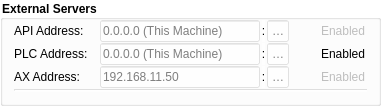
                       <widget class="QGroupBox" name="ServerGroupBox">
                        <property name="geometry">
                         <rect>
                          <x>0</x>
                          <y>200</y>
                          <width>381</width>
                          <height>101</height>
                         </rect>
                        </property>
                        <property name="font">
                         <font>
                          <weight>75</weight>
                          <bold>true</bold>
                         </font>
                        </property>
                        <property name="styleSheet">
                         <string notr="true">background-color: rgba(255, 255, 255, 100);
border-color: rgb(255, 255, 255);</string>
                        </property>
                        <property name="title">
                         <string>External Servers</string>
                        </property>
                        <property name="flat">
                         <bool>true</bool>
                        </property>
                        <layout class="QVBoxLayout" name="verticalLayout_2">
                         <property name="spacing">
                          <number>1</number>
                         </property>
                         <property name="topMargin">
                          <number>0</number>
                         </property>
                         <item>
                          <layout class="QHBoxLayout" name="horizontalLayout_2">
                           <property name="spacing">
                            <number>2</number>
                           </property>
                           <item>
                            <widget class="QLabel" name="label_2">
                             <property name="toolTip">
                              <string>&lt;html&gt;&lt;head/&gt;&lt;body&gt;&lt;p&gt;This variable controls the host and port of the API server MasterAPP API client will connect to.&lt;/p&gt;&lt;p&gt;Default address - This machine:1000&lt;/p&gt;&lt;/body&gt;&lt;/html&gt;</string>
                             </property>
                             <property name="styleSheet">
                              <string notr="true">background-color:transparent</string>
                             </property>
                             <property name="text">
                              <string>API Address: </string>
                             </property>
                            </widget>
                           </item>
                           <item>
                            <spacer name="horizontalSpacer_2">
                             <property name="orientation">
                              <enum>Qt::Horizontal</enum>
                             </property>
                             <property name="sizeHint" stdset="0">
                              <size>
                               <width>40</width>
                               <height>20</height>
                              </size>
                             </property>
                            </spacer>
                           </item>
                           <item>
                            <widget class="QLineEdit" name="aa_lineEdit">
                             <property name="minimumSize">
                              <size>
                               <width>160</width>
                               <height>0</height>
                              </size>
                             </property>
                             <property name="inputMask">
                              <string/>
                             </property>
                             <property name="placeholderText">
                              <string>0.0.0.0 (This Machine)</string>
                             </property>
                            </widget>
                           </item>
                           <item>
                            <widget class="QLabel" name="label_4">
                             <property name="maximumSize">
                              <size>
                               <width>3</width>
                               <height>16777215</height>
                              </size>
                             </property>
                             <property name="text">
                              <string>:</string>
                             </property>
                             <property name="alignment">
                              <set>Qt::AlignCenter</set>
                             </property>
                            </widget>
                           </item>
                           <item>
                            <widget class="QLineEdit" name="aa_lineEdit_2">
                             <property name="maximumSize">
                              <size>
                               <width>41</width>
                               <height>16777215</height>
                              </size>
                             </property>
                             <property name="maxLength">
                              <number>4</number>
                             </property>
                             <property name="alignment">
                              <set>Qt::AlignCenter</set>
                             </property>
                             <property name="placeholderText">
                              <string>1000</string>
                             </property>
                            </widget>
                           </item>
                           <item>
                            <spacer name="horizontalSpacer_8">
                             <property name="orientation">
                              <enum>Qt::Horizontal</enum>
                             </property>
                             <property name="sizeType">
                              <enum>QSizePolicy::Fixed</enum>
                             </property>
                             <property name="sizeHint" stdset="0">
                              <size>
                               <width>10</width>
                               <height>20</height>
                              </size>
                             </property>
                            </spacer>
                           </item>
                           <item>
                            <widget class="QCheckBox" name="a_checkBox">
                             <property name="enabled">
                              <bool>false</bool>
                             </property>
                             <property name="toolTip">
                              <string>&lt;html&gt;&lt;head/&gt;&lt;body&gt;&lt;p&gt;This variable disables or enables the MasterAPP API client.&lt;/p&gt;&lt;/body&gt;&lt;/html&gt;</string>
                             </property>
                             <property name="styleSheet">
                              <string notr="true">background-color:transparent</string>
                             </property>
                             <property name="text">
                              <string>Enabled</string>
                             </property>
                             <property name="checked">
                              <bool>false</bool>
                             </property>
                            </widget>
                           </item>
                          </layout>
                         </item>
                         <item>
                          <layout class="QHBoxLayout" name="horizontalLayout_7">
                           <property name="spacing">
                            <number>2</number>
                           </property>
                           <item>
                            <widget class="QLabel" name="label_3">
                             <property name="toolTip">
                              <string>&lt;html&gt;&lt;head/&gt;&lt;body&gt;&lt;p&gt;This variable controls the host and port of the PLC server MasterAPP PLC client will connect to..&lt;/p&gt;&lt;p&gt;Default address - This machine:1001&lt;/p&gt;&lt;/body&gt;&lt;/html&gt;</string>
                             </property>
                             <property name="styleSheet">
                              <string notr="true">background-color:transparent</string>
                             </property>
                             <property name="text">
                              <string>PLC Address: </string>
                             </property>
                            </widget>
                           </item>
                           <item>
                            <spacer name="horizontalSpacer_3">
                             <property name="orientation">
                              <enum>Qt::Horizontal</enum>
                             </property>
                             <property name="sizeHint" stdset="0">
                              <size>
                               <width>40</width>
                               <height>20</height>
                              </size>
                             </property>
                            </spacer>
                           </item>
                           <item>
                            <widget class="QLineEdit" name="pa_lineEdit">
                             <property name="minimumSize">
                              <size>
                               <width>160</width>
                               <height>0</height>
                              </size>
                             </property>
                             <property name="inputMask">
                              <string/>
                             </property>
                             <property name="placeholderText">
                              <string>0.0.0.0 (This Machine)</string>
                             </property>
                            </widget>
                           </item>
                           <item>
                            <widget class="QLabel" name="label_5">
                             <property name="maximumSize">
                              <size>
                               <width>3</width>
                               <height>16777215</height>
                              </size>
                             </property>
                             <property name="text">
                              <string>:</string>
                             </property>
                             <property name="alignment">
                              <set>Qt::AlignCenter</set>
                             </property>
                            </widget>
                           </item>
                           <item>
                            <widget class="QLineEdit" name="pa_lineEdit_2">
                             <property name="maximumSize">
                              <size>
                               <width>41</width>
                               <height>16777215</height>
                              </size>
                             </property>
                             <property name="maxLength">
                              <number>4</number>
                             </property>
                             <property name="alignment">
                              <set>Qt::AlignCenter</set>
                             </property>
                             <property name="placeholderText">
                              <string>502</string>
                             </property>
                            </widget>
                           </item>
                           <item>
                            <spacer name="horizontalSpacer_10">
                             <property name="orientation">
                              <enum>Qt::Horizontal</enum>
                             </property>
                             <property name="sizeType">
                              <enum>QSizePolicy::Fixed</enum>
                             </property>
                             <property name="sizeHint" stdset="0">
                              <size>
                               <width>10</width>
                               <height>20</height>
                              </size>
                             </property>
                            </spacer>
                           </item>
                           <item>
                            <widget class="QCheckBox" name="p_checkBox">
                             <property name="toolTip">
                              <string>&lt;html&gt;&lt;head/&gt;&lt;body&gt;&lt;p&gt;This variable disables or enables the MasterAPP PLC client.&lt;/p&gt;&lt;/body&gt;&lt;/html&gt;</string>
                             </property>
                             <property name="styleSheet">
                              <string notr="true">background-color:transparent</string>
                             </property>
                             <property name="text">
                              <string>Enabled</string>
                             </property>
                             <property name="checked">
                              <bool>false</bool>
                             </property>
                            </widget>
                           </item>
                          </layout>
                         </item>
                         <item>
                          <layout class="QHBoxLayout" name="horizontalLayout_11">
                           <property name="spacing">
                            <number>2</number>
                           </property>
                           <item>
                            <widget class="QLabel" name="label_9">
                             <property name="toolTip">
                              <string>&lt;html&gt;&lt;head/&gt;&lt;body&gt;&lt;p&gt;This variable controls the address and port of the AX-DOOR terminal MasterAPP AX server will listen to.&lt;/p&gt;&lt;p&gt;Default address - 192.168.11.50:11854&lt;/p&gt;&lt;p&gt;AX-DOOR backup address - 192.168.1.240:80&lt;/p&gt;&lt;p&gt;! The AX-DOOR backup address is the address of default settings of the AX-DOOR terminal. Only use the backup address if you have problems with the given default address and if dip-6 on the AX-DOOR is set to ON&lt;/p&gt;&lt;/body&gt;&lt;/html&gt;</string>
                             </property>
                             <property name="styleSheet">
                              <string notr="true">background-color:transparent</string>
                             </property>
                             <property name="text">
                              <string>AX Address: </string>
                             </property>
                            </widget>
                           </item>
                           <item>
                            <spacer name="horizontalSpacer_4">
                             <property name="orientation">
                              <enum>Qt::Horizontal</enum>
                             </property>
                             <property name="sizeHint" stdset="0">
                              <size>
                               <width>40</width>
                               <height>20</height>
                              </size>
                             </property>
                            </spacer>
                           </item>
                           <item>
                            <widget class="QLineEdit" name="ra_lineEdit">
                             <property name="minimumSize">
                              <size>
                               <width>160</width>
                               <height>0</height>
                              </size>
                             </property>
                             <property name="inputMask">
                              <string/>
                             </property>
                             <property name="placeholderText">
                              <string>192.168.11.50</string>
                             </property>
                            </widget>
                           </item>
                           <item>
                            <widget class="QLabel" name="label_10">
                             <property name="maximumSize">
                              <size>
                               <width>3</width>
                               <height>16777215</height>
                              </size>
                             </property>
                             <property name="text">
                              <string>:</string>
                             </property>
                             <property name="alignment">
                              <set>Qt::AlignCenter</set>
                             </property>
                            </widget>
                           </item>
                           <item>
                            <widget class="QLineEdit" name="ra_lineEdit_2">
                             <property name="maximumSize">
                              <size>
                               <width>41</width>
                               <height>16777215</height>
                              </size>
                             </property>
                             <property name="maxLength">
                              <number>5</number>
                             </property>
                             <property name="alignment">
                              <set>Qt::AlignCenter</set>
                             </property>
                             <property name="placeholderText">
                              <string>11854</string>
                             </property>
                            </widget>
                           </item>
                           <item>
                            <spacer name="horizontalSpacer_9">
                             <property name="orientation">
                              <enum>Qt::Horizontal</enum>
                             </property>
                             <property name="sizeType">
                              <enum>QSizePolicy::Fixed</enum>
                             </property>
                             <property name="sizeHint" stdset="0">
                              <size>
                               <width>10</width>
                               <height>20</height>
                              </size>
                             </property>
                            </spacer>
                           </item>
                           <item>
                            <widget class="QCheckBox" name="ax_checkBox">
                             <property name="enabled">
                              <bool>false</bool>
                             </property>
                             <property name="toolTip">
                              <string>&lt;html&gt;&lt;head/&gt;&lt;body&gt;&lt;p&gt;This variable disables or enables the MasterAPP AX server.&lt;/p&gt;&lt;/body&gt;&lt;/html&gt;</string>
                             </property>
                             <property name="styleSheet">
                              <string notr="true">background-color:transparent</string>
                             </property>
                             <property name="text">
                              <string>Enabled</string>
                             </property>
                             <property name="checked">
                              <bool>false</bool>
                             </property>
                            </widget>
                           </item>
                          </layout>
                         </item>
                         <item>
                          <widget class="Line" name="line_5">
                           <property name="orientation">
                            <enum>Qt::Horizontal</enum>
                           </property>
                          </widget>
                         </item>
                        </layout>
                       </widget>
